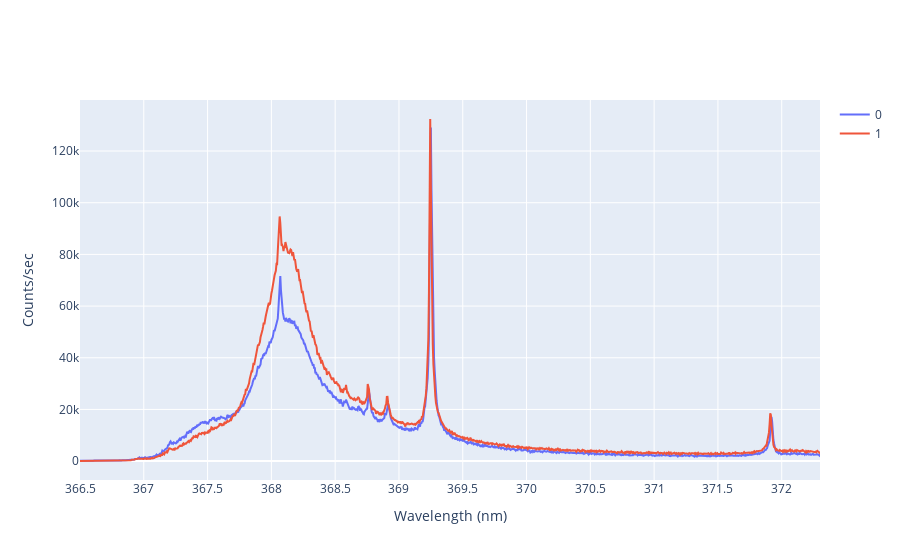

The notebook cell this image was saved under:
### Code cell
# SAMPLE H1101e
import numpy as np
import matplotlib.pyplot as plt
import pandas as pd
import plotly.express as px
import plotly.graph_objects as go

FileNames = [0]*2
for i in range(len(FileNames)):
    string = '2020062601 (%.0f)' %(i+5)
    FileNames[i] = [string]
    print(FileNames[i])

fig = go.Figure()

for j in range(len(FileNames)):

    df = pd.read_csv(FileNames[j][0])
    dataWheader = np.array(df)

    data = dataWheader[2::]
    Wavelength = [0]*len(data) 
    Count = [0]*len(data)
    MaxLoc = [0]*len(data)
    for i in range(len(data)):
        step_0 = str(data[i]).split('\\t')
        Wavelength[i] = float(step_0[0][2::])
        Count[i] = float(step_0[1][0:-2])
    
     # Add traces
    fig.add_trace(go.Scatter(x=Wavelength, y=Count,
                    mode='lines',
                    name='%.0f' %j))

#plt.legend()
#plt.xlim(364.85, 365.025)
#lgd = ax.legend(bbox_to_anchor=(1.1, 0.1))
#text = ax.text(-0.2,1.05, "Default25to35", transform=ax.transAxes) # CHANGE K_RANGE
#go.savefig('June18_recalibration2_cursor.png', bbox_extra_artists=(lgd, text), bbox_inches='tight')

fig['layout']['xaxis'].update(title='Wavelength (nm)', range=[366.5, 372.3], dtick=0.5, autorange=False)
fig['layout']['yaxis'].update(title='Counts/sec', autorange=True)
fig.show()

### Figure 1 — Plotly figure (JSON) as saved in the notebook; plotly's stock layout.template omitted (floating-point values rounded to 4 significant figures; data arrays with more than 128 entries replaced by an {"elided": "..."} marker saying what was removed)
{"data": [{"mode": "lines", "name": "0", "type": "scatter", "x": {"elided": "1161 float values"}, "y": {"elided": "1161 int values"}}, {"mode": "lines", "name": "1", "type": "scatter", "x": {"elided": "1161 float values"}, "y": {"elided": "1161 int values"}}], "layout": {"xaxis": {"autorange": false, "dtick": 0.5, "range": [366.5, 372.3], "title": {"text": "Wavelength (nm)"}}, "yaxis": {"autorange": true, "title": {"text": "Counts/sec"}}}}
